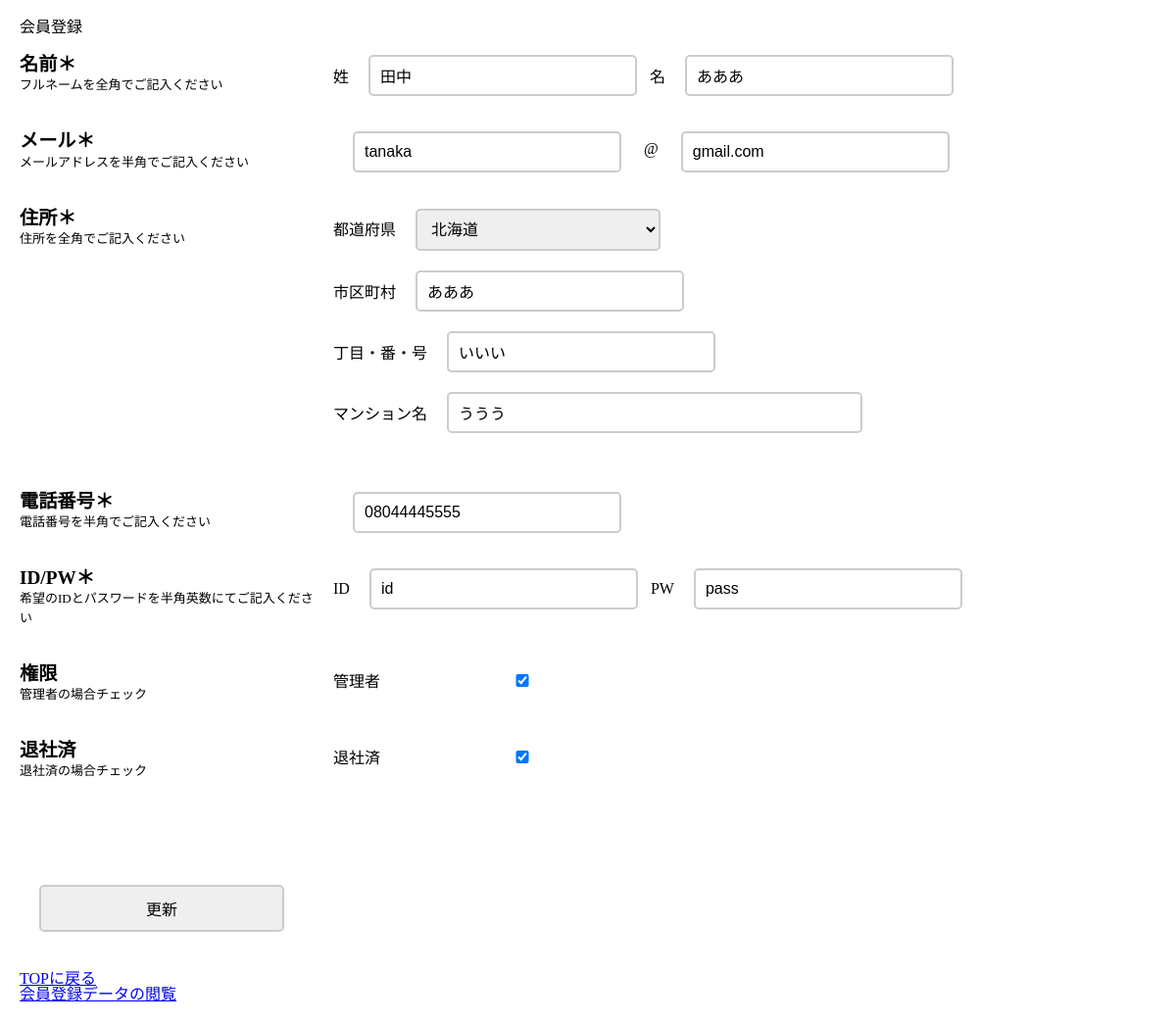
The page /update.php?unique_code=1 on the database its author committed.
### tables this page shows
CREATE TABLE `gs_user_table` (
  `unique_code` int(12) NOT NULL,
  `fname` varchar(64) NOT NULL,
  `lname` varchar(64) NOT NULL,
  `mail1` varchar(128) NOT NULL,
  `mail2` varchar(128) NOT NULL,
  `address1` text NOT NULL,
  `address2` text NOT NULL,
  `address3` text NOT NULL,
  `address4` text NOT NULL,
  `phone` varchar(11) NOT NULL,
  `phone_hyoji` varchar(13) NOT NULL,
  `lid` varchar(128) NOT NULL,
  `lpw` varchar(64) NOT NULL,
  `kanri_fig` int(1) NOT NULL DEFAULT '0',
  `life_fig` int(1) NOT NULL DEFAULT '0',
  `reg_date` datetime NOT NULL,
  `up_date` datetime NOT NULL
);

### funcs.php (called while the page is built, shortened)
<?php
    function h($str)
    {
        return htmlspecialchars($str, ENT_QUOTES, 'UTF-8');
    }

### update.php (the view, shortened to what this page needs)
<?php
        require_once('funcs.php');
        $pdo = db_conn();
        $unique_code = $_GET['unique_code'];
        $stmt = $pdo->prepare('SELECT * FROM gs_user_table
                                WHERE
                                    unique_code ='.$unique_code.';'
                                );
        $status = $stmt->execute();
        $row = '';
        if ($status == false) {
            sql_error($status);
        } else {
            $row = $stmt->fetch();
        }
?>
<!DOCTYPE html>
<html lang="ja">
    <head>
        <link rel="stylesheet" type="text/css" href="css/reset.css">
    </head>
    <header>
        <p>会員登録</p>
    </header>
    <body>
        <form method="post" action='write_update.php'>
            <ul>
                <li class="komoku">
                    <dl class="cf">
                        <dt class="title">
                            <ul>
                                <li>名前<span class="need">＊</span></li>
                                <li><span class="caution">フルネームを全角でご記入ください</span></li>
                            </ul>
                        </dt>
                        <dd class="data name">
                            <ul class="cf">
                                <li>姓<input class="input" maxlength="32" name="fname" type="text" placeholder="姓" style="margin-right: 10px; " value = "<?= h($row['fname'])?>" required/></li>
                                <li>名<input class="input" maxlength="32" name="lname" type="text" placeholder="名" value = "<?= h($row['lname'])?>"required /></li>
                            </ul>
                        </dd>
                    </dl>
                </li>
                <li class="komoku">
                        <dl class="cf">
                            <dt class="title">
                                <ul>
                                    <li>メール<span class="need">＊</span></li>
                                    <li><span class="caution">メールアドレスを半角でご記入ください</span></li>
                                </ul>
                            </dt>
                            <dd class="data name">
                                <ul class="cf">
                                    <li><input class="input" maxlength="32" name="mail1" type="text" placeholder="@の前"  style="margin-right: 20px; " value = "<?= h($row['mail1'])?>" required/></li>
                                    <li><span>@</span></li>
                                    <li><input class="input" maxlength="32" name="mail2" type="text" placeholder="@の後" value = "<?= h($row['mail2'])?>" required/></li>
                                </ul>
                            </dd>
                        </dl>
                </li>
                <li class="komoku">
                        <dl class="cf">
                            <dt class="title">
                                <ul>
                                    <li>住所<span class="need">＊</span></li>
                                    <li><span class="caution">住所を全角でご記入ください</span></li>
                                </ul>
                            </dt>
                            <dd class="data">
                                <ul class="cf2">
                                    <li>都道府県<select name="address1" class="input" id = "todofuken" value = "<?= h($row['address1'])?>"></select></li>
                                    <li>市区町村<input class="input" maxlength="32" name="address2" type="text" value = "<?= h($row['address2'])?>" placeholder="市区町村" required/></li>
                                    <li>丁目・番・号<input class="input" maxlength="32" name="address3" type="text" value = "<?= h($row['address3'])?>" placeholder="〇丁目〇番〇号" required /></li>
                                    <li>マンション名<input class="input_mansion" maxlength="64" name="address4" type="text" value = "<?= h($row['address4'])?>" placeholder="マンションの場合は部屋番号も" /></li>
                                </ul>
                            </dd>
                        </dl>
                </li>
                <li class="komoku">
                        <dl class="cf">
                            <dt class="title">
                                <ul>
                                    <li>電話番号<span class="need">＊</span></li>
                                    <li><span class="caution">電話番号を半角でご記入ください</span></li>
                                </ul>
                            </dt>
                            <dd class="data name">
                                <ul class="cf">
                                    <li>
                                        <input type="tel" name="phone" value = "<?= h($row['phone'])?>" placeholder="電話番号を入力してください" pattern="\d{2,4}-?\d{2,4}-?\d{3,4}" maxlength="11" required />
                                    </li>
                                </ul>
                            </dd>
                        </dl>
                </li>
                <li class="komoku">
                    <dl class="cf">
                        <dt class="title">
                            <ul>
                                <li>ID/PW<span class="need">＊</span></li>
                                <li><span class="caution">希望のIDとパスワードを半角英数にてご記入ください</span></li>
                            </ul>
                        </dt>
                        <dd class="data name">
                            <ul class="cf">
                                <li>ID<input class="input" maxlength="32" name="lid" type="text" value = "<?= h($row['lid'])?>" placeholder="ID(半角英数)" style="margin-right: 10px; " required/></li>
                                <li>PW<input class="input" maxlength="32" name="lpw" type="text" value = "<?= h($row['lpw'])?>" placeholder="PW(半角英数)" required /></li>
                            </ul>
                        </dd>
                    </dl>
                </li>
                <li class="komoku">
                    <dl class="cf">
                        <dt class="title">
                            <ul>
                                <li>権限<span class=""></span></li>
                                <li><span class="caution">管理者の場合チェック</span></li>
                            </ul>
                        </dt>
                        <dd class="data name">
                            <ul class="cf">
                                <li>管理者<input class="input"  name="kanri_fig" type="hidden" value="0"/><input class="input"  name="kanri_fig" type="checkbox" value = "1" <?= h($row['kanri_fig']) == "1" ? 'checked' : '' ?> /></li>
                            </ul>
                        </dd>
                    </dl>
                </li>
                <li class="komoku">
                    <dl class="cf">
                        <dt class="title">
                            <ul>
                                <li>退社済<span class=""></span></li>
                                <li><span class="caution">退社済の場合チェック</span></li>
                            </ul>
                        </dt>
                        <dd class="data name">
                            <ul class="cf">
                                <li>退社済<input class="input" name="life_fig" type="hidden" value="0"/><input class="input" name="life_fig" type="checkbox" value = "1" <?= h($row['life_fig']) == "1" ? 'checked' : '' ?>/></li>
                            </ul>
                        </dd>
                    </dl>
                </li>
                <input type=hidden name="unique_code" value = "<?= h($row['unique_code'])?>"><br>
                <input type=hidden name="reg_date" value = "<?= h($row['reg_date'])?>"><br>
                <input type=hidden name="up_date" value = "<?= h($row['up_date'])?>"><br>
                <li class="komoku">
                        <p><input type="submit" value="更新"></p>
                </li>
            </ul>
        </form>
        <ul>
            <li><p><a href="index.php">TOPに戻る</a></p></li>
            <li><p><a href="read.php">会員登録データの閲覧</a></p></li>
        </ul>
    </body>
</html>

### update.php (style rules this page uses)
.komoku { margin: 20px auto 40px auto ; }
.title { width: 300px; }
.name ul li { width: auto; margin: 0 3px 0 0; padding: 0; height: 35px; line-height: 35px; }
.name ul, .cf { display: flex; }
.name, .data { margin: 0 0 0 20px; }
.cf2 li { margin: 0 0 20px 0; }
input,select { width: 250px; padding: 10px; font-size: 16px; border: solid 2px #cccccc; border-radius: 5px; }
.input_mansion { width:400px; }
.title ul>li { font-size: larger; font-weight: bold; }
.caution { font-size: small; font-weight: lighter; }
input,select { margin: 0 0 0 20px; }
body { margin: 20px 0 20px 20px; }

### rows shown on the page
gs_user_table: fname "田中", lname "あああ", mail1 "tanaka", mail2 "gmail.com", address1 "北海道", address2 "あああ", address3 "いいい", address4 "ううう", phone "08044445555", lid "id", lpw "pass", kanri_fig "☑", life_fig "☑"
